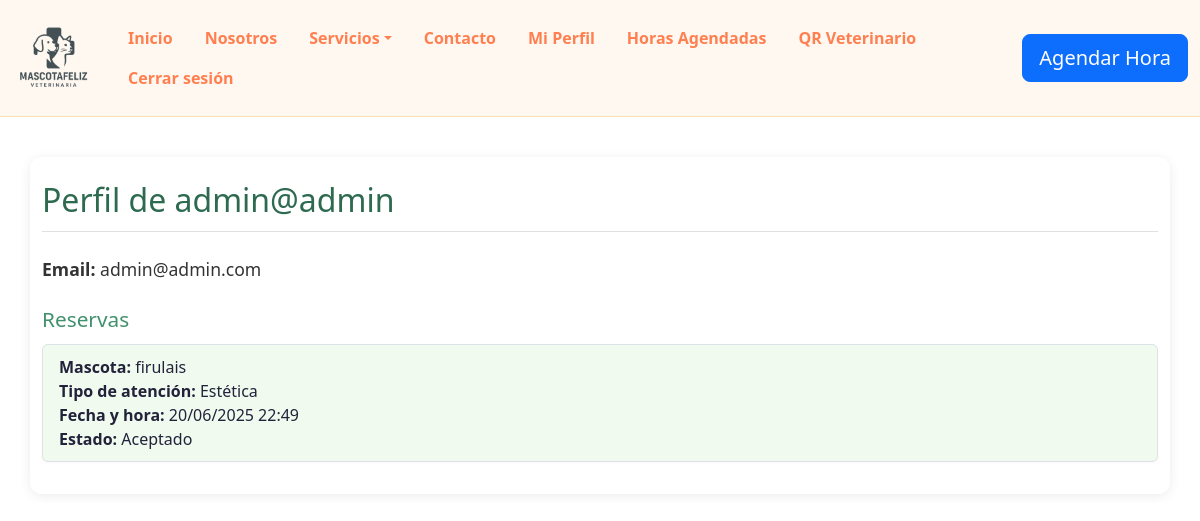
The page /perfil/ (signed in) on the database as committed earlier.
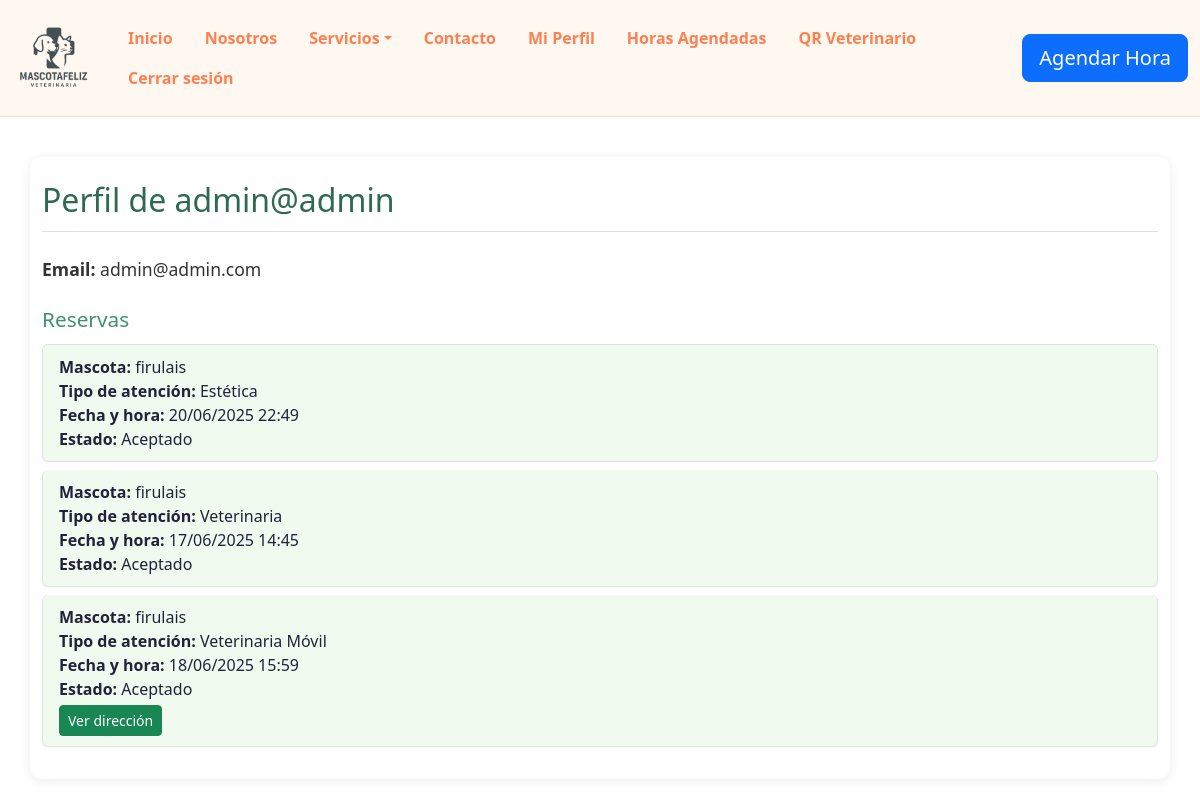
The same page on the database as committed later.
### mascota/models.py (models this page shows)
class Reserva(models.Model):
    cliente = models.ForeignKey(Usuario, on_delete=models.CASCADE, related_name='reservas')
    mascota = models.ForeignKey(Mascota, on_delete=models.CASCADE)
    tipo_atencion = models.CharField(max_length=30, choices=[('veterinaria','Veterinaria'),('estetica','Estética'),('movil','Veterinaria Móvil')])
    fecha_hora = models.DateTimeField()
    direccion = models.CharField(max_length=255, blank=True, null=True)
    enlace_maps = models.URLField(blank=True, null=True)
    estado = models.CharField(max_length=20, default='pendiente')

class Mascota(models.Model):
    nombre = models.CharField(max_length=100)
    tipo = models.CharField(max_length=50)
    edad = models.PositiveIntegerField()
    dueño = models.ForeignKey(Usuario, on_delete=models.CASCADE, related_name='mascotas')

### mascota/views.py (the view)
# urls.py: path('perfil/', views.perfil_cliente, name='perfil_cliente'),
@login_required
def perfil_cliente(request):
    reservas = request.user.reservas.select_related('mascota').all()
    return render(request, 'perfil_cliente.html', {'reservas': reservas})

### mascota/templates/perfil_cliente.html (shortened to what this page needs)
{% load static %}
<!DOCTYPE html>
<html lang="es">
<head>
    <link rel="stylesheet" href="{% static 'css/styles.css' %}">
    <link rel="stylesheet" href="{% static 'css/perfil.css' %}">
    <link rel="stylesheet" href="https://cdn.jsdelivr.net/npm/bootstrap@5.3.0/dist/css/bootstrap.min.css">
    <link rel="stylesheet" href="https://cdn.jsdelivr.net/npm/bootstrap-icons@1.11.3/font/bootstrap-icons.min.css">
</head>
<body>
    {% include "header.html" %}
    <div class="perfil-container container py-4">
        <div class="perfil-header mb-4">
            <h1>Perfil de {{ request.user.get_full_name|default:request.user.username }}</h1>
        </div>
        <div class="perfil-info mb-4">
            <p><strong>Email:</strong> {{ request.user.email }}</p>
        </div>
        <div class="perfil-reservas">
            <h2>Reservas</h2>
            <ul class="list-group">
                {% for reserva in reservas %}
                    <li class="list-group-item mb-2">
                        <strong>Mascota:</strong> {{ reserva.mascota.nombre }}<br>
                        <strong>Tipo de atención:</strong> {{ reserva.get_tipo_atencion_display }}<br>
                        <strong>Fecha y hora:</strong> {{ reserva.fecha_hora|date:"d/m/Y H:i" }}<br>
                        <strong>Estado:</strong> {{ reserva.estado|capfirst }}
                        {% if reserva.tipo_atencion == 'movil' and reserva.direccion %}
                            <br>
                            <a href="https://www.google.com/maps/search/?api=1&query={{ reserva.direccion|urlencode }}" target="_blank" class="btn btn-success btn-sm mt-1">
                                Ver dirección
                            </a>
                        {% endif %}
                    </li>
                {% empty %}
                    <li class="list-group-item">No tienes reservas.</li>
                {% endfor %}
            </ul>
        </div>
    </div>
</body>
</html>

Rows that differ between the two databases and show on the page:
added Reserva: mascota.nombre "firulais", tipo_atencion "Veterinaria", fecha_hora "17/06/2025 14:45", estado "Aceptado"
added Reserva: mascota.nombre "firulais", tipo_atencion "Veterinaria Móvil", fecha_hora "18/06/2025 15:59", estado "Aceptado"
